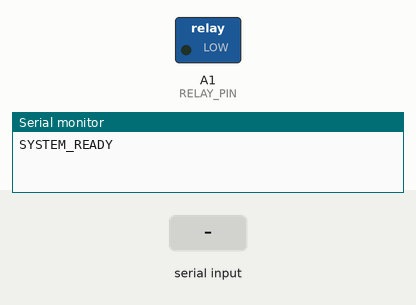
This sketch was run on a simulated Arduino Uno, built with avr-gcc and run on an emulated ATmega328P. Shown: switched loads named in the sketch (green lamp = pin HIGH), the last lines printed to the serial monitor. The inputs (shaded band) are chosen by the test bench. Pins used as bus, display or sensor lines are not drawn.

Above: at 1.2 s.
1.3 s: "OPEN_DOOR\n" received over Serial
At 2.1 s:
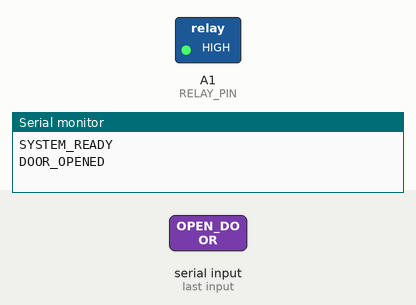
8.9 s: "ACTION:OPEN\n" received over Serial
At 12.3 s:
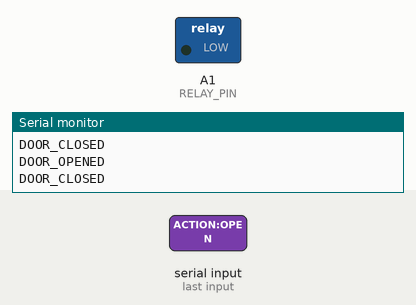
Timing chart, 0 to 12.9 s (numbered marks = the images above; inputs shaded):
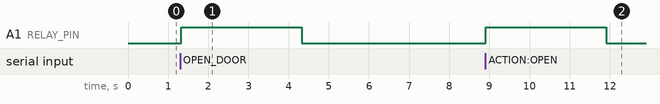

The sketch:

doorlock.ino
```cpp
#include <SPI.h>
#include <MFRC522.h>
#include <Keypad.h>

// NFC 핀. Uno/Nano 기준 SPI는 11(MOSI), 12(MISO), 13(SCK)을 사용한다.
#define SS_PIN 10
#define RST_PIN A2
MFRC522 mfrc522(SS_PIN, RST_PIN);

// 키패드 설정
const byte ROWS = 4;
const byte COLS = 4;
char keys[ROWS][COLS] = {
  {'1','2','3','A'},
  {'4','5','6','B'},
  {'7','8','9','C'},
  {'*','0','#','D'}
};
byte rowPins[ROWS] = {2, 3, 4, 5};
byte colPins[COLS] = {6, 7, 8, A0};
Keypad keypad = Keypad( makeKeymap(keys), rowPins, colPins, ROWS, COLS );

// 릴레이 설정. active-low 모듈이면 RELAY_LOCKED와 RELAY_UNLOCKED를 서로 바꾼다.
const int RELAY_PIN = A1;
const int RELAY_LOCKED = LOW;
const int RELAY_UNLOCKED = HIGH;
const unsigned long DOOR_OPEN_MS = 3000;

String inputPassword = "";
bool doorOpen = false;
unsigned long doorOpenedAt = 0;

void setup() {
  Serial.begin(9600);
  SPI.begin();
  mfrc522.PCD_Init();
  pinMode(RELAY_PIN, OUTPUT);
  digitalWrite(RELAY_PIN, RELAY_LOCKED);
  Serial.println("SYSTEM_READY");
}

void loop() {
  serviceDoorTimer();
  handleNfc();
  handleKeypad();
  handleServerCommand();
}

void handleNfc() {
  if (mfrc522.PICC_IsNewCardPresent() && mfrc522.PICC_ReadCardSerial()) {
    String uid = "";
    for (byte i = 0; i < mfrc522.uid.size; i++) {
      uid += String(mfrc522.uid.uidByte[i] < 0x10 ? "0" : "");
      uid += String(mfrc522.uid.uidByte[i], HEX);
    }
    uid.toUpperCase();
    Serial.println("WAKEUP:NFC:" + uid);
    mfrc522.PICC_HaltA();
    mfrc522.PCD_StopCrypto1();
  }
}

void handleKeypad() {
  char key = keypad.getKey();
  if (key) {
    if (key == '*') {
      inputPassword = "";
      return;
    }

    if (key == '#') {
      sendPassword();
      return;
    }

    if (inputPassword.length() < 8) {
      inputPassword += key;
    }
    if (inputPassword.length() >= 4) {
      sendPassword();
    }
  }
}

void handleServerCommand() {
  if (Serial.available() > 0) {
    String command = Serial.readStringUntil('\n');
    command.trim();
    if (command == "OPEN_DOOR" || command == "ACTION:OPEN") {
      openDoor();
    }
  }
}

void sendPassword() {
  if (inputPassword.length() == 0) {
    return;
  }
  Serial.println("WAKEUP:PW:" + inputPassword);
  inputPassword = "";
}

void openDoor() {
  digitalWrite(RELAY_PIN, RELAY_UNLOCKED);
  doorOpen = true;
  doorOpenedAt = millis();
  Serial.println("DOOR_OPENED");
}

void serviceDoorTimer() {
  if (doorOpen && millis() - doorOpenedAt >= DOOR_OPEN_MS) {
    digitalWrite(RELAY_PIN, RELAY_LOCKED);
    doorOpen = false;
    Serial.println("DOOR_CLOSED");
  }
}
```

Measured:
- after the input at 1.3 s, A1 (RELAY_PIN): LOW → HIGH at once, → LOW 3.0 s later
- after the input at 8.9 s, A1 (RELAY_PIN): LOW → HIGH at once, → LOW 3.0 s later
